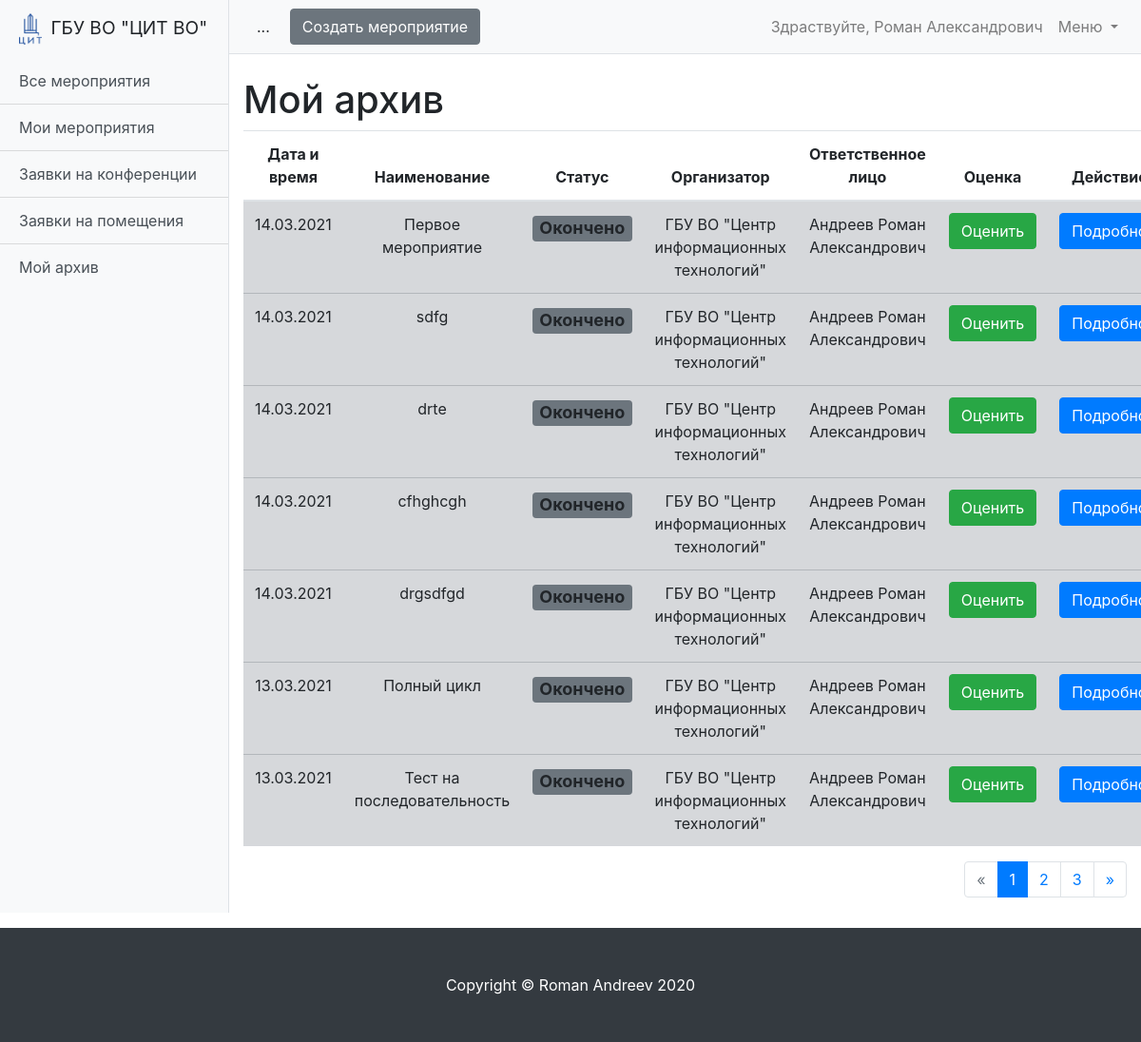
Before: /schedule/event-archive/ (signed in) with the older database file.
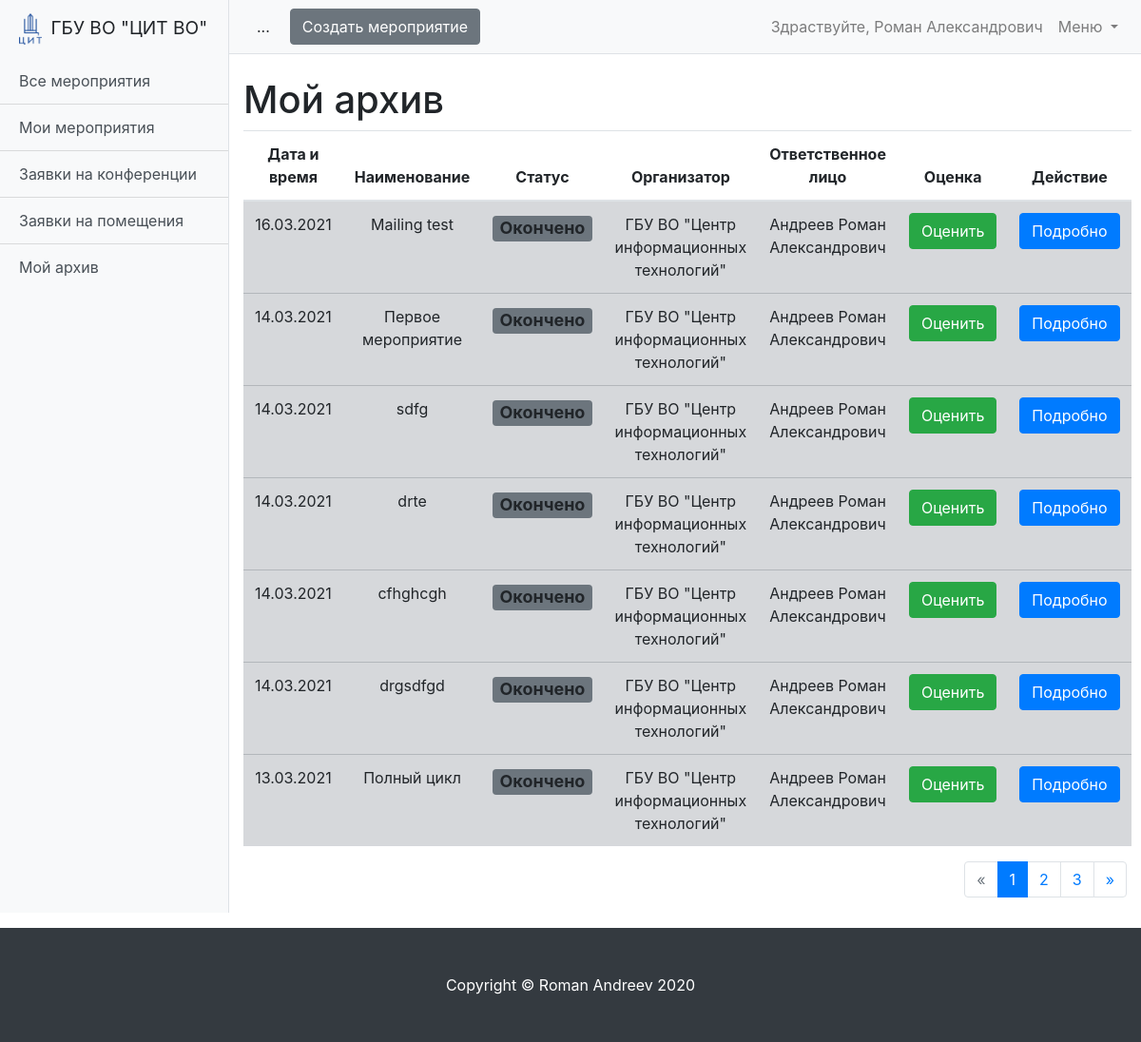
After: the same page with the newer database file.
### schedule/models.py (models this page shows, shortened)
class Event(models.Model):
    MESSAGES = {
        'create': 'Мероприятие создано!',
        'update': 'Мероприятие изменено!',
        'delete': 'Мероприятие удалено!'
    }
    STATUS_DRAFT = 'draft'
    STATUS_WAIT = 'wait'
    STATUS_READY = 'ready'
    STATUS_REJECTION = 'rejection'
    STATUS_COMPLETED = 'completed'
    STATUS_CHOICES = (
        (STATUS_DRAFT, 'Черновик'),
        (STATUS_WAIT, 'Ожидание'),
        (STATUS_READY, 'Готово'),
        (STATUS_REJECTION, 'Отказ'),
        (STATUS_COMPLETED, 'Окончено')
    )
    name = models.CharField(max_length=255, verbose_name='Название мероприятия')
    description = models.TextField(verbose_name='Описание')
    organization = models.ForeignKey('Organization', verbose_name='Организация', on_delete=models.CASCADE)  # Возможно избыточно
    owner = models.ForeignKey('User', verbose_name='Владелец', on_delete=models.CASCADE)
    date_start = models.DateField(verbose_name='Дата начала мероприятия', null=True, blank=True)
    date_end = models.DateField(verbose_name='Дата окончания мероприятия', null=True, blank=True)
    created_at = models.DateTimeField(auto_now=True)
    status = models.CharField(
        max_length=100,
        verbose_name='Статус мероприятия',
        choices=STATUS_CHOICES,
        default=STATUS_DRAFT
    )
    def get_absolute_url(self):
        return reverse('event_detail', kwargs={'pk': self.pk})
    def get_avg_grade(self):
        return Grade.objects.filter(event=self).aggregate(models.Avg('grade'))['grade__avg']
    class Meta:
        ordering = ['date_start']
        verbose_name = 'Мероприятие'
        verbose_name_plural = 'Мероприятия'

class Organization(models.Model):
    name = models.CharField(max_length=255, verbose_name='Название организации')
    room = models.ManyToManyField('Room', verbose_name='Доступные помещения', related_name='related_room')
    created_at = models.DateTimeField(auto_now=True)
    def __str__(self):
        return self.name
    class Meta:
        ordering = ['name']
        verbose_name = 'Организация'
        verbose_name_plural = 'Организации'

class User(AbstractUser):
    is_operator = models.BooleanField(default=False, verbose_name='Опертор')
    is_assistant = models.BooleanField(default=False, verbose_name='Ассистент')
    organization = models.ForeignKey('Organization', verbose_name='Организация', on_delete=models.SET_NULL,
                                     null=True, blank=True)
    subscribe_mail = models.BooleanField(verbose_name='Подписка на почтовую рассылку', default=False)
    telegram = models.CharField(max_length=10, verbose_name='Телеграм чат-id', null=True, blank=True)
    subscribe_telegram = models.BooleanField(verbose_name='Подписка на рассылку в телеграм', default=False)
    phone = models.CharField(max_length=100, verbose_name='Телефон', null=True, blank=True)
    def __str__(self):
        return f'{self.last_name} {self.first_name}'

### schedule/views/event.py (the view)
# urls.py: path('event-archive/', ArchiveEventsListView.as_view(), name='event_archive'),
class ArchiveEventsListView(LoginRequiredMixin, HelpMixin, ListView):
    model = Event
    paginate_by = 7
    ordering = '-date_start'
    template_name = 'schedule/event_archive.html'
    def get_queryset(self):
        queryset = super().get_queryset()
        set_status_completed(queryset)
        return queryset.filter(
            status__in=('completed',),
            owner=self.request.user
        )

### schedule/services.py (called while the page is built)
def set_status_completed(queryset):
    if queryset.model == Event:
        completed_list = queryset.filter(date_start__lt=today, status__in=['wait', 'ready', 'rejection'])
        if completed_list:
            conference = Conference.objects.filter(event__in=completed_list, date__lt=today)
            booking = Booking.objects.filter(event__in=completed_list, date__lt=today)
            conference.update(status='completed')
            booking.update(status='completed')
            completed_list.filter(date_end__lt=today).update(status='completed')
    if queryset.model in [Conference, Booking]:
        completed_list = queryset.filter(date__lt=today, status__in=['wait', 'ready', 'rejection'])
        if completed_list:
            completed_list.update(status='completed')

### schedule/templatetags/custom_filter.py (called while the page is built)
@register.filter
def get_postfix(status):
    return status_postfix_css_class.get(status)

### schedule/views/mixins.py (called while the page is built)
    def get_url_pattern(self):
        print(dir(self.request))
        print(self.request.path.strip())
        url_parts = re.sub(r'\d+', '*.*', self.request.path)
        print(url_parts)
        return re.sub(r'\d+', '*.*', self.request.path) + ';'

### schedule/templates/schedule/event_archive.html
{% extends 'schedule/event_list.html' %}
{% block title %}Мой архив{% endblock title %}
{% block title_grade %}
<th scope="col">
    Оценка
</th>
{% endblock title_grade %}
{% block grade %}
<td>
    {% if event.get_avg_grade %}
    {{ event.get_grade }}(сред. {{ event.get_avg_grade }})
    {% else %}
    <a class="btn btn-success" href="{% url 'grade' pk=event.pk %}" role="button">Оценить</a>
    {% endif %}
</td>
{% endblock grade %}

### schedule/templates/schedule/event_list.html
{% extends 'schedule/base.html' %}
{% load custom_filter %}
{% block content %}
<h1 class="mt-4">{% block title %}Предстоящие мероприятия{% endblock title %}</h1>
<table class="table text-center table-hover">
  <thead>
  <tr>
    <th scope="col">Дата и время</th>
    <th scope="col">Наименование</th>
    <th scope="col">Статус</th>
    <th scope="col">Организатор</th>
    <th scope="col">Ответственное лицо</th>
    {% block title_grade %}{% endblock title_grade %}
    <th scope="col">Действие</th>
  </tr>
  </thead>
  <tbody>
  {% for event in page_obj %}
  <tr class="table-{{ event.status|get_postfix }}">
    <td>
      {% if event.date_start == event.date_end %}{{ event.date_start|date:"d.m.Y" }}
      {% else %}{{ event.date_start|date:"d.m" }}-{{ event.date_end|date:"d.m.Y" }}
      {% endif %}
    </td>
    <td>{{ event.name }}</td>
    <td>
      <h4><span class="badge bg-{{ event.status|get_postfix }}">{{ event.get_status_display  }}</span></h4>
    </td>
    <td>{{ event.organization }}</td>
    <td>{{ event.owner }}</td>
    {% block grade %}{% endblock grade %}
    <td><a href="{{ event.get_absolute_url }}" type="button" class="btn btn-primary">Подробно</a></td>
  </tr>
  {% endfor %}
  </tbody>
</table>
{% include 'pagination.html' %}
{% endblock content %}

Changed rows visible on the page:
no longer on this page (row unchanged): Event: date_start "13.03.2021", name "Тест на последовательность", status "Окончено", organization "ГБУ ВО \"Центр информационных технологий\"", owner "Андреев Роман Александрович", shows "Оценить"
added Event: date_start "16.03.2021", name "Mailing test", status "Окончено", organization "ГБУ ВО \"Центр информационных технологий\"", owner "Андреев Роман Александрович", shows "Оценить"
